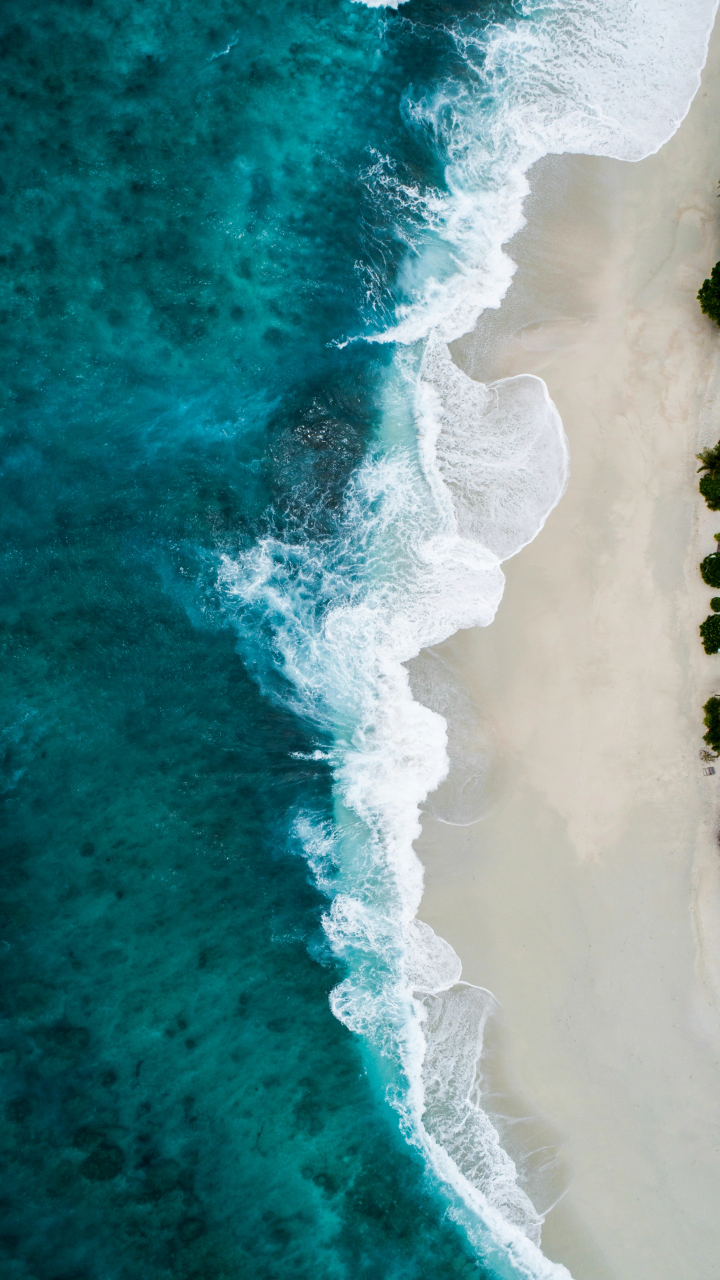
#> input picture frontend/src/assets/coast-aerial-4k.webp, 2160 x 3840 px (shown at 1/3 size)
$ python -i detector.py   (imports and definitions only)
#> lines starting #> are read from the running program, lines starting #| are printed output that depends on the picture; after the words box and inside, x2 and y2 are one past the last pixel; in counts of white or black regions, pixels touching at a corner belong together
#> further down, picture is the input picture: shape (3840, 2160, 3); mean B, G, R 143.4, 140.6, 93.9
"""OpenCV 海漂垃圾检测器 —— 不依赖训练数据的识别方案。

识别采用背景差分与颜色/纹理双通道，不依赖标注数据集与模型训练，可直接
在边缘设备部署。原始检测允许存在一定误报，由下游时序校验器
（`edge/simulator/simulator.py` 的 `TemporalValidator`）做时序抑制，
连续多帧确认后才生成事件。

输出契约
--------
    [{"class": "foam", "confidence": 0.72, "bbox": [x1, y1, x2, y2]}, ...]

`bbox` 是**设备原始分辨率下的像素坐标、原点左上**。输出结构与
`backend/app/services/ai/server.py` 的 detections **完全一致**
（`{class, confidence, bbox:[x1,y1,x2,y2]}`），下游（时序校验 → MQTT
上报 → 派单 → 大屏）一行都不用改，更换识别实现只需替换本类的 `detect()`。
"""

from __future__ import annotations

import math
from typing import Any

import cv2
import numpy as np

# 类别定义 —— 顺序即类别索引，必须与以下两处逐项一致：
#   1. ml/configs/seasight.yaml           的 names
#   2. backend/app/services/ai/server.py  的 CLASS_NAMES
# 多处定义容易漂移，tests 里有断言把这几处钉在一起。
CLASS_NAMES = ["foam", "plastic", "fishing_gear", "other"]


# 参数默认值 —— ★ 必须与 edge/config.yaml 的 detector 段逐项一致。
# 默认值若只散落在代码里，config.yaml 修改后会因实例化漏传而不生效，
# 所以这里每一个默认值都在测试里与 config.yaml 对账。
DEFAULT_CONFIG: dict[str, Any] = {
    "background": {
        "history": 300,
        "dist2_threshold": 300.0,
        "detect_shadows": True,
    },
    "color": {
        "enabled": True,
        "v_min": 150,
        "s_max": 70,
        # 暗色通道：废旧渔网/湿缆绳比海面暗得多，而 KNN 背景建模会把
        # "比背景暗"的东西标成**阴影(127)**，在阈值化时被剔掉 ——
        # 实测暗色细长条的检测框因此整帧为空。所以必须单独一路抓暗目标。
        "dark_enabled": True,
        "dark_v_max": 70,
    },
    "morph_open": 3,
    "morph_close": 7,
    "min_area": 40,
    "max_area": 40000,
    "min_solidity": 0.35,
    "max_aspect": 8.0,
    "classifier": {
        "fishing_gear": {"aspect_min": 2.5, "solidity_max": 0.80, "v_max": 170},
        "foam": {"s_max": 70, "v_min": 150, "circularity_min": 0.20},
        "plastic": {"s_min": 70},
    },
    "confidence": {
        "base": 0.55,
        "span": 0.40,
        "min": 0.30,
        "max": 0.95,
        "glare": {
            "v_threshold": 245,
            "area_max": 400,
            "circularity_max": 0.55,
            "penalty": 0.25,
        },
        "size": {
            "small_factor": 0.4,
            "small_times": 2,
            "large_factor": 0.5,
            "large_ratio": 0.5,
        },
    },
}


def _get(config: dict[str, Any] | None, section: str, key: str) -> Any:
    """从配置取值，缺失或配置未给该段时回落到默认。

    为什么逐键回退而不是整体 `config or DEFAULT_CONFIG`：
    部署现场的 config.yaml 可能缺少部分新增键，整体回退会让运维
    在 yaml 里改的参数**静默失效**，逐键回退则新旧配置都能生效。
    """
    if config:
        sec = config.get(section)
        if isinstance(sec, dict) and key in sec:
            return sec[key]
    return DEFAULT_CONFIG[section][key]


def _top(config: dict[str, Any] | None, key: str) -> Any:
    """取 detector 段下的顶层键（不在子段里的那些）。"""
    if config and key in config:
        return config[key]
    return DEFAULT_CONFIG[key]


def _clip01(value: float) -> float:
    return 0.0 if value < 0.0 else (1.0 if value > 1.0 else float(value))


def _clamp(value: float, low: float, high: float) -> float:
    return low if value < low else (high if value > high else value)


class CvDetector:
    """OpenCV 海漂垃圾检测器。

    用法（真实边缘盒）：

        det = CvDetector(config["detector"])
        for frame in stream:
            for d in det.detect(frame):
                ...  # 送 TemporalValidator

    两路候选来源（取并集）：
      1. **背景减除** —— 抓新出现的、在动的东西
      2. **颜色通道** —— 抓白亮的泡沫，即使它停着不动

    为什么必须两路：只用背景减除时，一片随浪停在镜头前的泡沫会在
    几十帧内被学成"背景"，从此再也不报警；而泡沫恰恰是本项目
    最需要抓的类别（连江养殖区最突出、治理优先级最高）。
    """

    def __init__(
        self,
        config: dict[str, Any] | None = None,
        roi: list[list[float]] | None = None,
    ) -> None:
        self.config = config or {}
        self._roi = roi or []
        self._bg = cv2.createBackgroundSubtractorKNN(
            history=int(_get(config, "background", "history")),
            dist2Threshold=float(_get(config, "background", "dist2_threshold")),
            detectShadows=bool(_get(config, "background", "detect_shadows")),
        )
        self._kernel_open = self._kernel(_top(config, "morph_open"))
        self._kernel_close = self._kernel(_top(config, "morph_close"))
        self._frame_index = 0
        self._roi_mask: np.ndarray | None = None

    @staticmethod
    def _kernel(size: int) -> np.ndarray:
        size = max(1, int(size))
        return np.ones((size, size), np.uint8)

    # ------------------------------------------------------------------
    # 主入口
    # ------------------------------------------------------------------
    def detect(self, frame: np.ndarray) -> list[dict[str, Any]]:
        """对一帧做检测，返回契约格式的检测列表。"""
        if frame is None or frame.size == 0:
            return []

        self._frame_index += 1
        h, w = frame.shape[:2]
#> h = 3840; w = 2160

        mask = self._foreground_mask(frame)
        mask = self._apply_roi(mask, (h, w))

        contours, _ = cv2.findContours(mask, cv2.RETR_EXTERNAL, cv2.CHAIN_APPROX_SIMPLE)

        results: list[dict[str, Any]] = []
        for contour in contours:
            det = self._build_detection(frame, contour)
            if det is not None:
                results.append(det)

        results.sort(key=lambda d: d["confidence"], reverse=True)
        return results

    # [9 lines left out: function reset, not called in this run]

    # ------------------------------------------------------------------
    # 候选区域
    # ------------------------------------------------------------------
    def _foreground_mask(self, frame: np.ndarray) -> np.ndarray:
        """背景减除 ∪ 白亮颜色通道。"""
        fg = self._bg.apply(frame)
#> fg: shape (3840, 2160); every value is 255

        # ★ KNN 把阴影标成 127（detectShadows=True），只取 255 才是真前景。
        #   不剔阴影的话，船影、云影会被当成一大片目标，误报直接翻倍。
        _, fg_bin = cv2.threshold(fg, 200, 255, cv2.THRESH_BINARY)

        if not bool(_get(self.config, "color", "enabled")):
            combined = fg_bin
        else:
            hsv = cv2.cvtColor(frame, cv2.COLOR_BGR2HSV)
#> hsv: shape (3840, 2160, 3); mean H, S, V 76.2, 141.7, 147.3

            # 白亮通道：泡沫是白的、亮的，且可能停着不动
            white = cv2.inRange(
                hsv,
                np.array([0, 0, int(_get(self.config, "color", "v_min"))], np.uint8),
                np.array(
                    [179, int(_get(self.config, "color", "s_max")), 255], np.uint8
                ),
            )
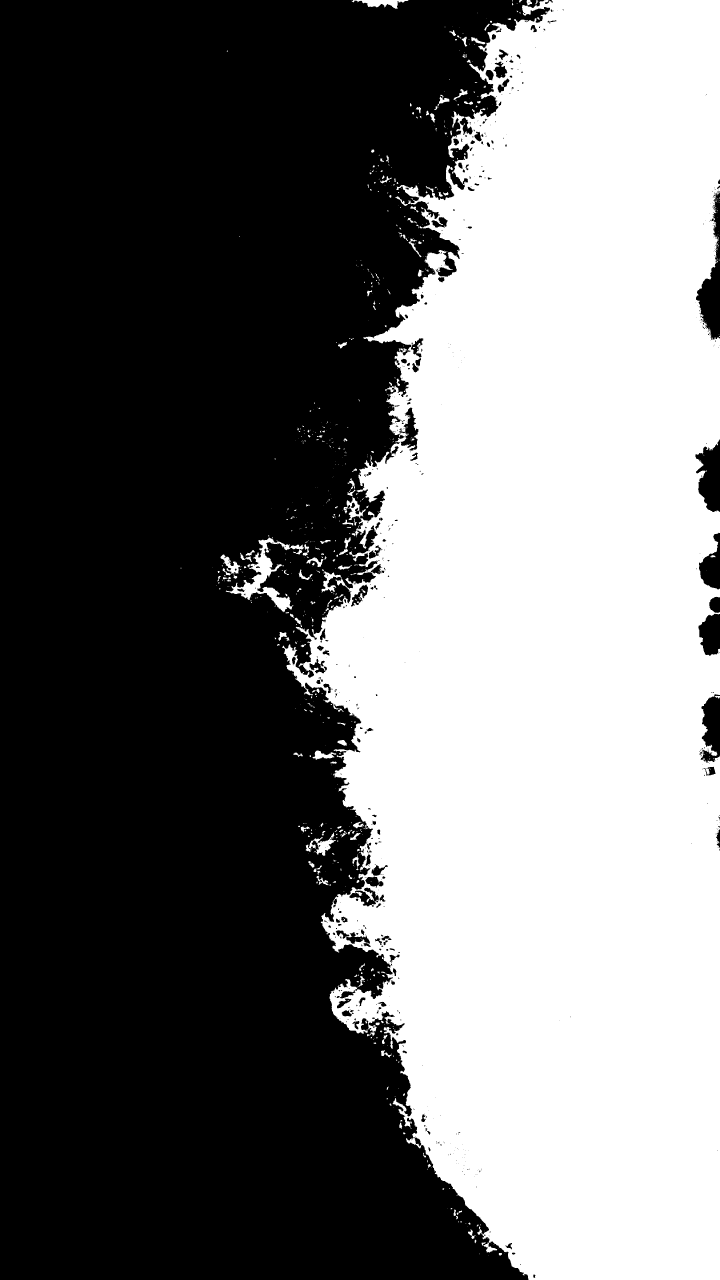
#> white: shape (3840, 2160) (shown at 1/3 size); 44% white; 843 white regions (624 under 20 px), largest, box (x1, y1, x2, y2) and area: (847, 0, 2160, 3840) 3610650, (677, 1612, 912, 1837) 11121, (1055, 0, 1225, 26) 2105
            combined = cv2.bitwise_or(fg_bin, white)

            # 暗色通道：渔网/绳索比海面暗，且会被背景建模当成阴影剔掉
            if bool(_get(self.config, "color", "dark_enabled")):
                dark = cv2.inRange(
                    hsv,
                    np.array([0, 0, 0], np.uint8),
                    np.array(
                        [179, 255, int(_get(self.config, "color", "dark_v_max"))],
                        np.uint8,
                    ),
                )
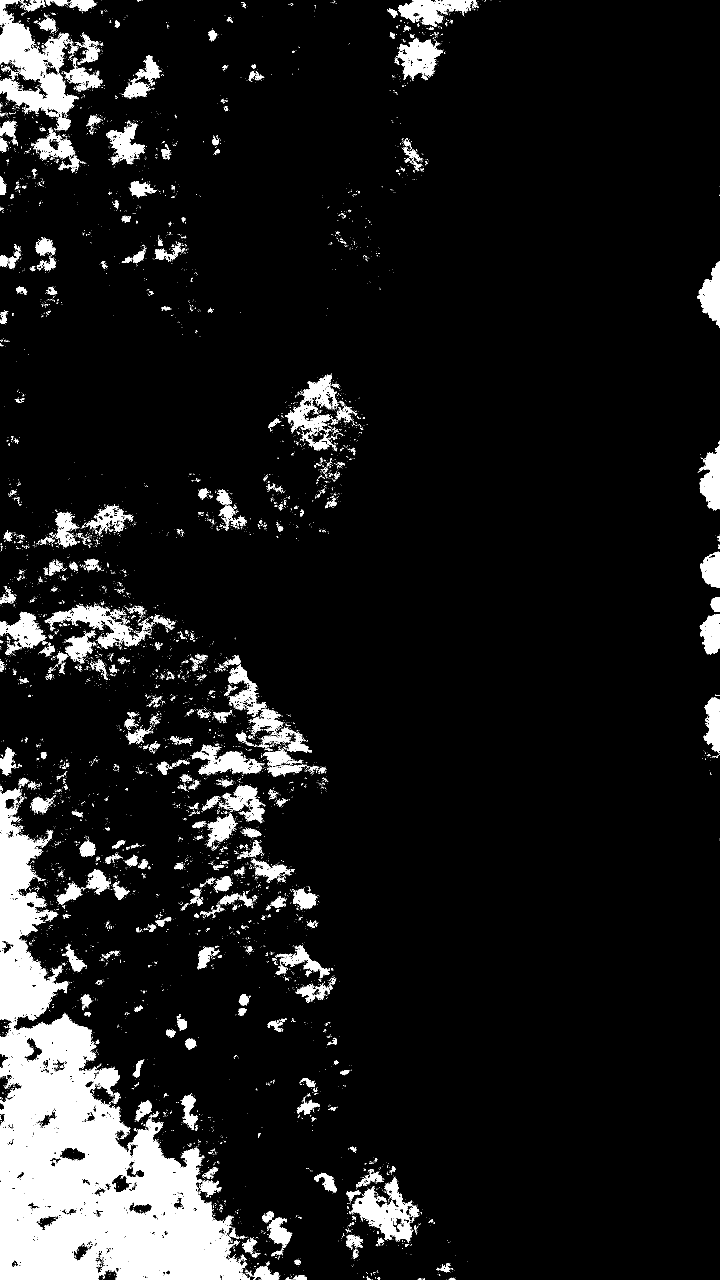
#> dark: shape (3840, 2160) (shown at 1/3 size); 8.9% white; 10239 white regions (9543 under 20 px), largest, box (x1, y1, x2, y2) and area: (0, 2365, 750, 3840) 398360, (0, 0, 235, 352) 33720, (1053, 3532, 1237, 3728) 13934
                combined = cv2.bitwise_or(combined, dark)

        opened = cv2.morphologyEx(combined, cv2.MORPH_OPEN, self._kernel_open)
        closed = cv2.morphologyEx(opened, cv2.MORPH_CLOSE, self._kernel_close)
        return closed

    def _apply_roi(self, mask: np.ndarray, shape: tuple[int, int]) -> np.ndarray:
        """把画面外的区域（天空、岸边建筑、固定缆绳）裁掉。

        ROI 为空表示全画面。多边形顶点是**相对坐标 0~1**，
        这样同一份配置在 720p 和 1080p 上都成立。
        """
        if not self._roi:
            return mask

        if self._roi_mask is None or self._roi_mask.shape[:2] != shape:
            h, w = shape
            pts = np.array(
                [[float(x) * w, float(y) * h] for x, y in self._roi], np.int32
            )
            canvas = np.zeros((h, w), np.uint8)
            cv2.fillPoly(canvas, [pts], 255)
            self._roi_mask = canvas

        return cv2.bitwise_and(mask, self._roi_mask)

    # ------------------------------------------------------------------
    # 单个候选 → 检测
    # ------------------------------------------------------------------
    def _build_detection(
        self, frame: np.ndarray, contour: np.ndarray
    ) -> dict[str, Any] | None:
        area = float(cv2.contourArea(contour))
        if area < float(_top(self.config, "min_area")):
            return None
        if area > float(_top(self.config, "max_area")):
            return None

        x, y, w, h = cv2.boundingRect(contour)
        if w <= 0 or h <= 0:
            return None

        perimeter = float(cv2.arcLength(contour, True))
        hull = cv2.convexHull(contour)
        hull_area = float(cv2.contourArea(hull))

        # 形状特征
        solidity = area / hull_area if hull_area > 0 else 0.0
        circularity = (4.0 * math.pi * area / (perimeter**2)) if perimeter > 0 else 0.0
        aspect = max(w, h) / max(1, min(w, h))

        if solidity < float(_top(self.config, "min_solidity")):
            return None
        if aspect > float(_top(self.config, "max_aspect")):
            return None

        # 颜色/纹理特征（只在轮廓内部取，避免混入背景海面）
        s_mean, v_mean, gray_std = self._color_features(frame, contour)

        cls, match = self._classify(s_mean, v_mean, aspect, solidity, circularity)
        confidence = self._confidence(
            cls, match, area, solidity, circularity, s_mean, v_mean
        )

        img_h, img_w = frame.shape[:2]
        return {
            "class": cls,
            "confidence": round(confidence, 4),
            "bbox": [
                _clamp_int(x, 0, img_w),
                _clamp_int(y, 0, img_h),
                _clamp_int(x + w, 0, img_w),
                _clamp_int(y + h, 0, img_h),
            ],
        }

    # [143 lines left out: functions _color_features, _classify, _confidence, _size_quality, not called in this run]


def _clamp_int(value: float, low: int, high: int) -> int:
    v = int(round(value))
    return low if v < low else (high if v > high else v)

>>> import cv2
>>> picture = cv2.imread('../../frontend/src/assets/coast-aerial-4k.webp')
>>> result = CvDetector().detect(picture)
#> in detect, `contours, _ = cv2.findContours(mask, cv2.RETR_EXTERNAL, cv2.CHAIN_APPR..`: contours = [[[0, 0], [0, 3839], [2159, 3839], [2159, 0]]]
#> the loop in detect, `for contour in contours:` made 1 pass
#> (contour, area in _build_detection) on pass 1: ([[0, 0], [0, 3839], [2159, 3839], [2159, 0]], 8288401)
#> after the loop in detect, `for contour in contours:`: results = []
#> result = []

$ run again, on frontend/src/assets/qida-coast.webp
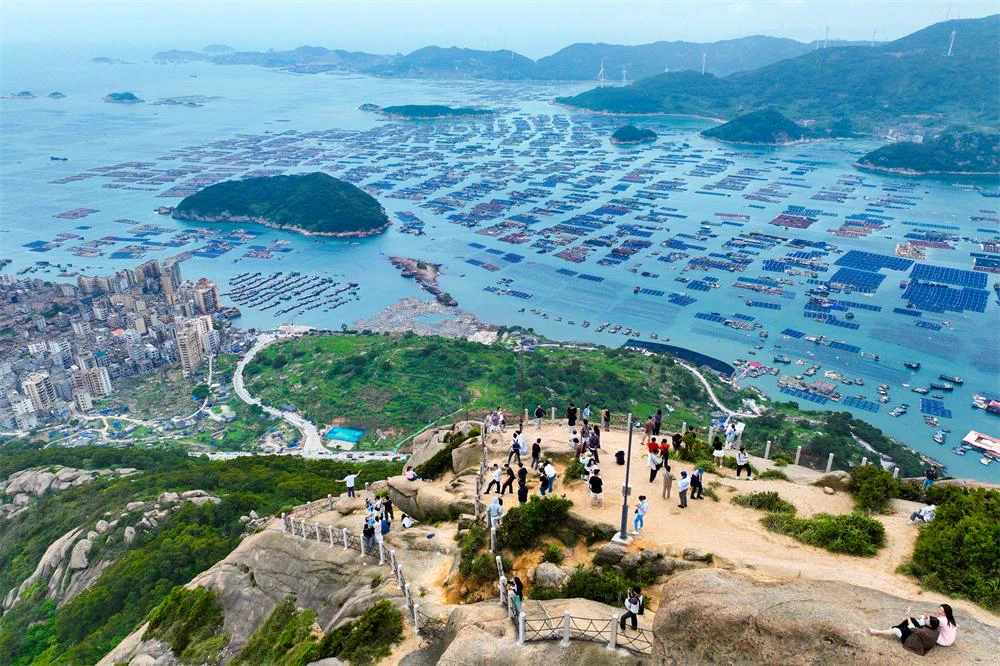
#> input picture frontend/src/assets/qida-coast.webp, 1000 x 666 px
#> picture is the input picture: shape (666, 1000, 3); mean B, G, R 156, 148.1, 112.4
#> fg: shape (666, 1000); every value is 255
#> hsv: shape (666, 1000, 3); mean H, S, V 76.8, 112.5, 171
#> in _foreground_mask, `white = cv2.inRange( hsv, np.array([0, 0, int(_get(self.config, "color..`:
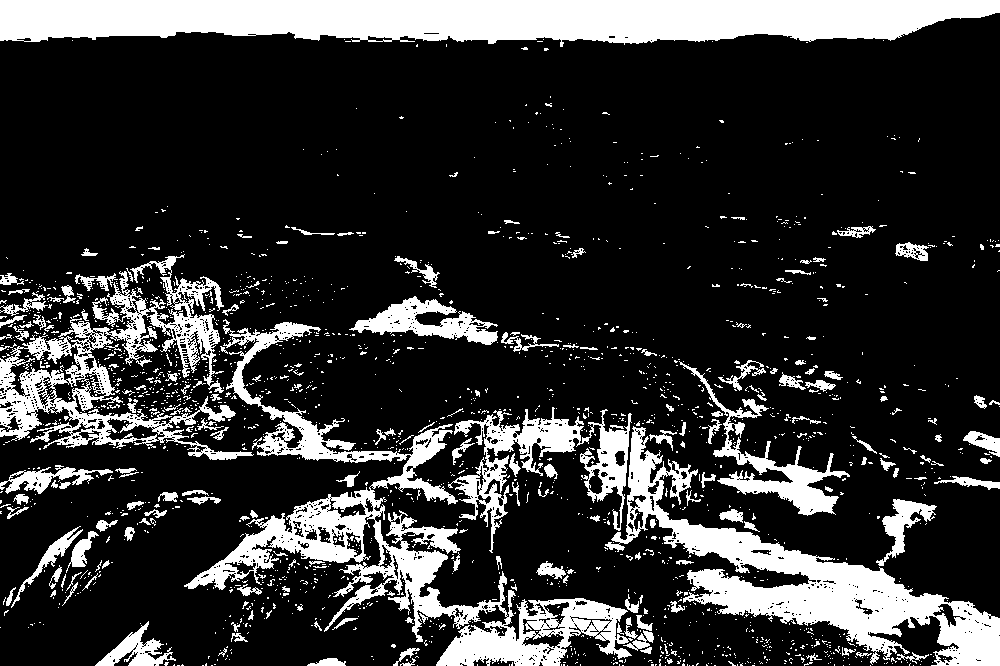
#> white: shape (666, 1000); 20.3% white; 1880 white regions (1682 under 20 px), largest, box (x1, y1, x2, y2) and area: (0, 0, 1000, 47) 36709, (184, 319, 633, 666) 25254, (605, 426, 1000, 666) 21375
#> in _foreground_mask, `dark = cv2.inRange( hsv, np.array([0, 0, 0], np.uint8), np.array( [179..`:
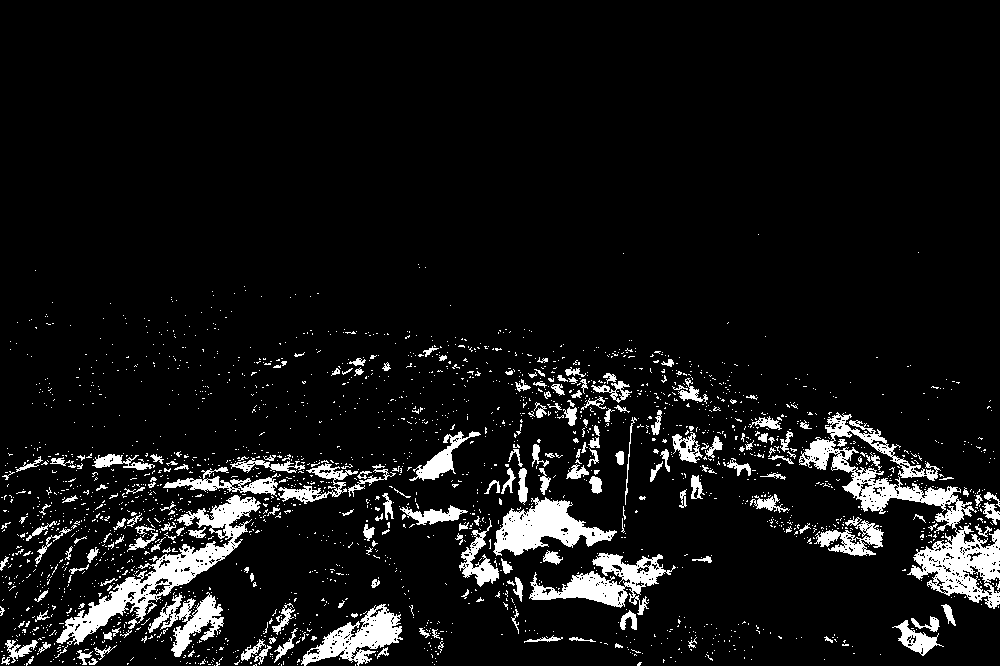
#> dark: shape (666, 1000); 7.8% white; 2333 white regions (2130 under 20 px), largest, box (x1, y1, x2, y2) and area: (799, 412, 1000, 609) 8638, (56, 495, 261, 645) 5911, (493, 497, 617, 556) 3462
#> contours = [[[0, 0], [0, 665], [999, 665], [999, 0]]]
#> the loop in detect, `for contour in contours:` made 1 pass
#> (contour, area in _build_detection) on pass 1: ([[0, 0], [0, 665], [999, 665], [999, 0]], 664335)
#> after the loop in detect, `for contour in contours:`: results = []
